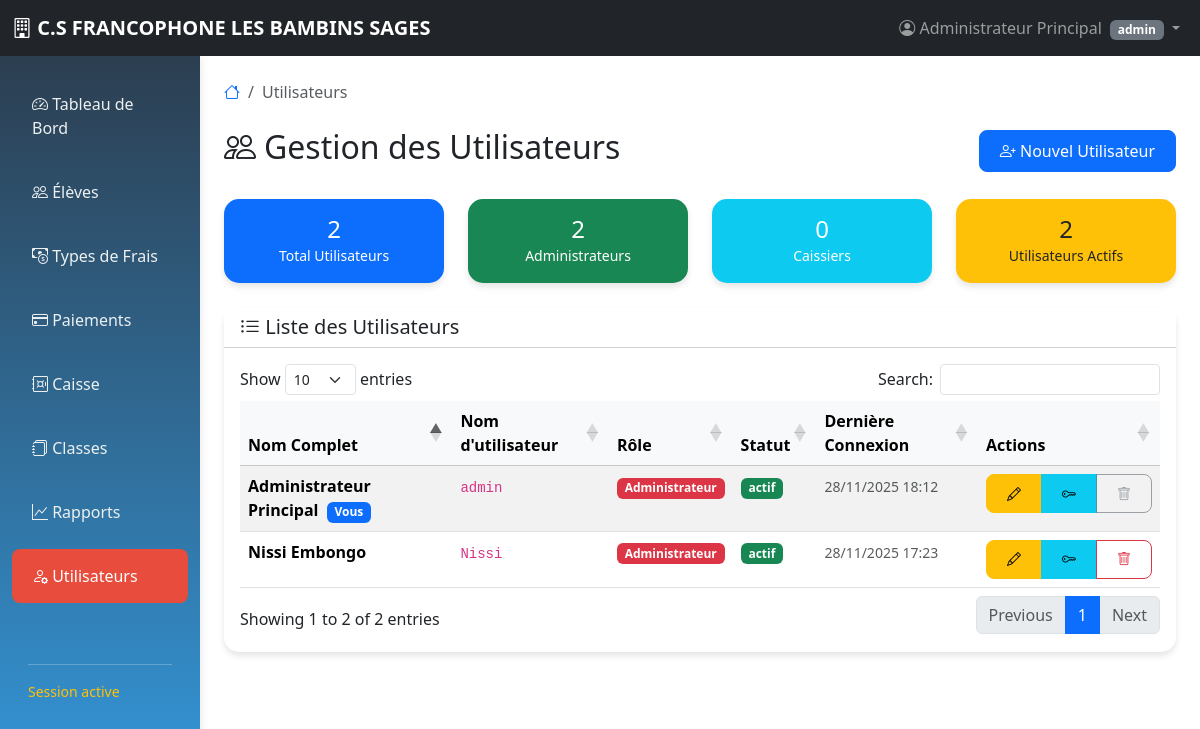
Screenshot of /utilisateur.php (signed in) with the database file from the repository.
### tables this page shows
CREATE TABLE `utilisateurs` (
  `id` int(11) NOT NULL,
  `username` varchar(50) NOT NULL,
  `password` varchar(255) NOT NULL,
  `nom_complet` varchar(100) NOT NULL,
  `role` enum('admin','caissier') DEFAULT 'caissier',
  `statut` varchar(15) NOT NULL,
  `derniere_connexion` datetime DEFAULT NULL
);

### utilisateur.php (the view, shortened to what this page needs)
<?php
$database = new Database();
$db = $database->getConnection();
try {
    $query = "SELECT * FROM utilisateurs ORDER BY nom_complet";
    $stmt = $db->prepare($query);
    $stmt->execute();
    $utilisateurs = $stmt->fetchAll(PDO::FETCH_ASSOC);
} catch (PDOException $e) {
    error_log("Erreur récupération utilisateurs: " . $e->getMessage());
    $utilisateurs = [];
}
$roles = ['admin' => 'Administrateur', 'caissier' => 'Caissier'];
?>
<?php
include 'layout.php';
?>
<nav aria-label="breadcrumb" class="mb-4">
    <ol class="breadcrumb">
        <li class="breadcrumb-item"><a href="dashboard.php"><i class="bi bi-house"></i></a></li>
        <li class="breadcrumb-item active" aria-current="page">Utilisateurs</li>
    </ol>
</nav>
<div class="d-flex justify-content-between align-items-center mb-4">
    <h2><i class="bi bi-people me-2"></i>Gestion des Utilisateurs</h2>
    <button class="btn btn-primary" data-bs-toggle="modal" data-bs-target="#ajouterUtilisateurModal">
        <i class="bi bi-person-plus"></i> Nouvel Utilisateur
    </button>
</div>
<div class="row mb-4">
    <div class="col-md-3">
        <div class="card bg-primary text-white">
            <div class="card-body text-center">
                <h4 class="mb-0"><?php echo count($utilisateurs); ?></h4>
                <small>Total Utilisateurs</small>
            </div>
        </div>
    </div>
    <div class="col-md-3">
        <div class="card bg-success text-white">
            <div class="card-body text-center">
                <h4 class="mb-0">
                    <?php
                    try {
                        $query_admins = "SELECT COUNT(*) as total FROM utilisateurs WHERE role = 'admin'";
                        $stmt_admins = $db->prepare($query_admins);
                        $stmt_admins->execute();
                        echo htmlspecialchars($stmt_admins->fetch(PDO::FETCH_ASSOC)['total']);
                    } catch (PDOException $e) {
                        echo '0';
                    }
                    ?>
                </h4>
                <small>Administrateurs</small>
            </div>
        </div>
    </div>
    <div class="col-md-3">
        <div class="card bg-info text-white">
            <div class="card-body text-center">
                <h4 class="mb-0">
                    <?php
                    try {
                        $query_caissiers = "SELECT COUNT(*) as total FROM utilisateurs WHERE role = 'caissier'";
                        $stmt_caissiers = $db->prepare($query_caissiers);
                        $stmt_caissiers->execute();
                        echo htmlspecialchars($stmt_caissiers->fetch(PDO::FETCH_ASSOC)['total']);
                    } catch (PDOException $e) {
                        echo '0';
                    }
                    ?>
                </h4>
                <small>Caissiers</small>
            </div>
        </div>
    </div>
    <div class="col-md-3">
        <div class="card bg-warning text-dark">
            <div class="card-body text-center">
                <h4 class="mb-0">
                    <?php
                    try {
                        $query_actifs = "SELECT COUNT(*) as total FROM utilisateurs WHERE statut = 'actif'";
                        $stmt_actifs = $db->prepare($query_actifs);
                        $stmt_actifs->execute();
                        echo htmlspecialchars($stmt_actifs->fetch(PDO::FETCH_ASSOC)['total']);
                    } catch (PDOException $e) {
                        echo count($utilisateurs);
                    }
                    ?>
                </h4>
                <small>Utilisateurs Actifs</small>
            </div>
        </div>
    </div>
</div>
<div class="card">
    <div class="card-header bg-white">
        <h5 class="card-title mb-0"><i class="bi bi-list-ul"></i> Liste des Utilisateurs</h5>
    </div>
    <div class="card-body">
        <?php if (count($utilisateurs) > 0): ?>
        <div class="table-responsive">
            <table class="table table-hover table-striped">
                <thead class="table-light">
                    <tr>
                        <th>Nom Complet</th>
                        <th>Nom d'utilisateur</th>
                        <th>Rôle</th>
                        <th>Statut</th>
                        <th>Dernière Connexion</th>
                        <th>Actions</th>
                    </tr>
                </thead>
                <tbody>
                    <?php foreach ($utilisateurs as $utilisateur): ?>
                    <tr>
                        <td>
                            <strong><?php echo htmlspecialchars($utilisateur['nom_complet']); ?></strong>
                            <?php if ($utilisateur['id'] == $_SESSION['user_id']): ?>
                            <span class="badge bg-primary ms-1">Vous</span>
                            <?php endif; ?>
                        </td>
                        <td>
                            <code><?php echo htmlspecialchars($utilisateur['username']); ?></code>
                        </td>
                        <td>
                            <span class="badge bg-<?php
                                echo $utilisateur['role'] == 'admin' ? 'danger' : 'success';
                            ?>">
                                <?php echo htmlspecialchars($roles[$utilisateur['role']] ?? $utilisateur['role']); ?>
                            </span>
                        </td>
                        <td>
                            <span class="badge bg-<?php echo ($utilisateur['statut'] ?? 'actif') == 'actif' ? 'success' : 'secondary'; ?>">
                                <?php echo htmlspecialchars($utilisateur['statut'] ?? 'actif'); ?>
                            </span>
                        </td>
                        <td>
                            <small class="text-muted">
                                <?php
                                if (!empty($utilisateur['derniere_connexion'])) {
                                    echo date('d/m/Y H:i', strtotime($utilisateur['derniere_connexion']));
                                } else {
                                    echo 'Jamais';
                                }
                                ?>
                            </small>
                        </td>
                        <td>
                            <div class="btn-group btn-group-sm">
                                <button class="btn btn-warning"
                                        data-bs-toggle="modal"
                                        data-bs-target="#modifierUtilisateurModal"
                                        onclick="chargerDonneesUtilisateur(<?php echo htmlspecialchars(json_encode($utilisateur)); ?>)"
                                        data-bs-toggle="tooltip" title="Modifier">
                                    <i class="bi bi-pencil"></i>
                                </button>
                                <button class="btn btn-info"
                                        data-bs-toggle="modal"
                                        data-bs-target="#reinitialiserMdpModal"
                                        onclick="chargerUtilisateurMdp(<?php echo htmlspecialchars(json_encode($utilisateur)); ?>)"
                                        data-bs-toggle="tooltip" title="Réinitialiser MDP">
                                    <i class="bi bi-key"></i>
                                </button>
                                <?php if ($utilisateur['id'] != $_SESSION['user_id']): ?>
                                <a href="?supprimer_utilisateur=<?php echo $utilisateur['id']; ?>"
                                   class="btn btn-outline-danger"
                                   data-bs-toggle="tooltip"
                                   title="Supprimer"
                                   onclick="return confirm('Êtes-vous sûr de vouloir supprimer l\\'utilisateur <?php echo htmlspecialchars(addslashes($utilisateur['nom_complet'])); ?> ? Cette action est irréversible.')">
                                    <i class="bi bi-trash"></i>
                                </a>
                                <?php else: ?>
                                <button class="btn btn-outline-secondary" disabled data-bs-toggle="tooltip" title="Impossible de supprimer votre compte">
                                    <i class="bi bi-trash"></i>
                                </button>
                                <?php endif; ?>
                            </div>
                        </td>
                    </tr>
                    <?php endforeach; ?>
                </tbody>
            </table>
        </div>
        <?php endif; ?>
    </div>
</div>
<?php include 'layout-end.php'; ?>

### layout.php (style rules this page uses)
.card { border: none; border-radius: 15px; box-shadow: 0 4px 6px rgba(0,0,0,0.1); transition: transform 0.3s; }
.btn { border-radius: 8px; padding: 8px 20px; }
.table th { background: #f8f9fa; font-weight: 600; }

### rows the page displays
utilisateurs: nom_complet "Administrateur Principal", shows "Vous", username "admin", role "Administrateur", statut "actif", derniere_connexion "28/11/2025 18:12"
utilisateurs: nom_complet "Nissi Embongo", username "Nissi", role "Administrateur", statut "actif", derniere_connexion "28/11/2025 17:23"

### other values shown
$_SESSION['nom_complet'] "Administrateur Principal"
$_SESSION['role'] "admin"
count($utilisateurs) "2"
$stmt_admins->fetch(PDO::FETCH_ASSOC)['total'] "2"
$stmt_caissiers->fetch(PDO::FETCH_ASSOC)['total'] "0"
$stmt_actifs->fetch(PDO::FETCH_ASSOC)['total'] "2"
